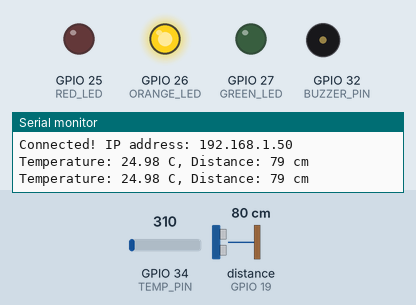
Recording of a sketch running on a simulated ESP32. Shown: output pins drawn as LEDs (lit = HIGH), buzzer (waves = sounding, pin HIGH), the last lines printed to the serial monitor. Wiring (inferred from the names in the program): ultrasonic range finder: trigger GPIO 18; echo GPIO 19. Inputs (shaded band) come from the test bench; at power-on: distance to the obstacle (sensor on GPIO 19) 80 cm, GPIO 34 (TEMP_PIN) = 310. The echo pulse lasts 58.3 µs per cm; WiFi joins after 1.5 s; servers stay silent unless stated; uploads are accepted with an empty reply; pins used as bus, display or sensor lines are not drawn.

Above: at 3.2 s.
3.3 s: distance to the obstacle (sensor on GPIO 19) set to 54 cm
5.2 s: distance to the obstacle (sensor on GPIO 19) set to 47 cm
At 7.1 s:
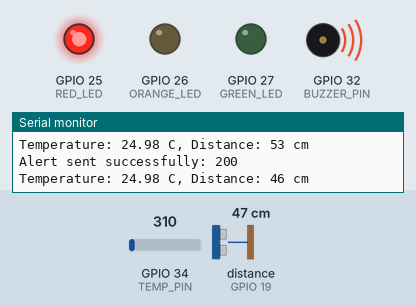
7.5 s: distance to the obstacle (sensor on GPIO 19) set to 120 cm
At 9.4 s:
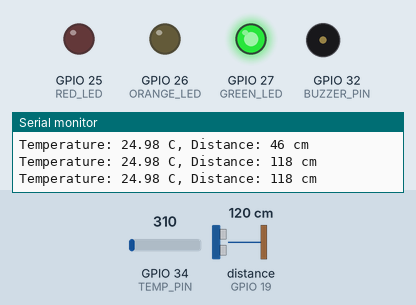
9.7 s: distance to the obstacle (sensor on GPIO 19) set to 107 cm
11.4 s: distance to the obstacle (sensor on GPIO 19) set to 98 cm
At 13.5 s:
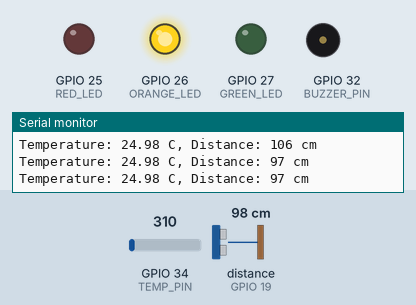
15.5 s: distance to the obstacle (sensor on GPIO 19) set to 2 cm
At 17.7 s:
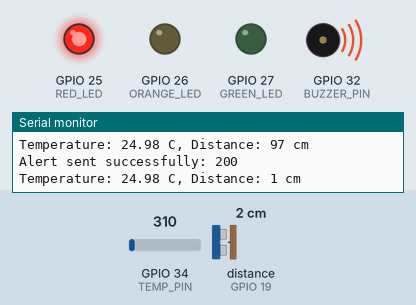
Timing chart, 0 to 19.0 s (numbered marks = the images above; inputs shaded):
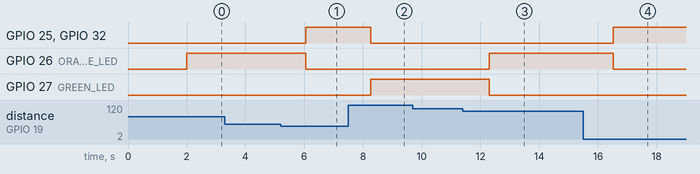

Measured:
- the behaviour switches between 52 and 51 cm on distance to the obstacle (sensor on GPIO 19) (found by bisection; images 0 and 1)
- the behaviour switches between 102 and 101 cm on distance to the obstacle (sensor on GPIO 19) (found by bisection; images 2 and 3)
- after the input at 5.2 s, GPIO 25 (RED_LED), GPIO 32 (BUZZER_PIN): LOW → HIGH after 0.85 s; GPIO 26 (ORANGE_LED): HIGH → LOW after 0.85 s
- after the input at 7.5 s, GPIO 25 (RED_LED), GPIO 32 (BUZZER_PIN): HIGH → LOW after 0.77 s; GPIO 27 (GREEN_LED): LOW → HIGH after 0.77 s
- after the input at 11.4 s, GPIO 26 (ORANGE_LED): LOW → HIGH after 0.90 s; GPIO 27 (GREEN_LED): HIGH → LOW after 0.90 s
- after the input at 15.5 s, GPIO 25 (RED_LED), GPIO 32 (BUZZER_PIN): LOW → HIGH after 1.0 s; GPIO 26 (ORANGE_LED): HIGH → LOW after 1.0 s

The sketch:

monitoring.ino
```cpp
#include <WiFi.h>
#include <HTTPClient.h>

// Twilio credentials for sending SMS alerts
const char* twilioSID = "SID";                // Twilio Account SID
const char* twilioAuthToken = "AuthToken";    // Twilio Auth Token
const char* twilioPhoneNumber = "Number";    // Twilio phone number (sender)
const char* alertRecipient = "Number";       // Phone number to receive alerts

// Pin Definitions
#define TRIG_PIN 18          // Trigger pin for ultrasonic sensor
#define ECHO_PIN 19          // Echo pin for ultrasonic sensor
#define TEMP_PIN 34          // Analog pin for temperature sensor
#define RED_LED 25           // Red LED pin
#define ORANGE_LED 26        // Orange LED pin
#define GREEN_LED 27         // Green LED pin
#define BUZZER_PIN 32        // Buzzer pin

// Wi-Fi credentials
const char* ssid = "SSID";                  // Wi-Fi SSID (network name)
const char* password = "Password";          // Wi-Fi password

// Backend Server URL for logging data
const char* serverURL = "http://<server_url>:3001/data";  // Replace <server_url> with your backend's IP or hostname

// Variables for sensor data and states
long distance;              // Distance measured by ultrasonic sensor
float temperature;          // Temperature measured by temperature sensor
bool floodWarning = false;  // Indicates if flood conditions are met
bool alertSent = false;     // Prevents multiple alerts for the same flood event

// Logging interval for backend (15 seconds)
unsigned long lastDataSend = 0;
unsigned long dataSendInterval = 15000;

void setup() {
  // Initialize GPIO pins for sensors, LEDs, and buzzer
  pinMode(TRIG_PIN, OUTPUT);
  pinMode(ECHO_PIN, INPUT);
  pinMode(RED_LED, OUTPUT);
  pinMode(ORANGE_LED, OUTPUT);
  pinMode(GREEN_LED, OUTPUT);
  pinMode(BUZZER_PIN, OUTPUT);

  // Start Serial Monitor for debugging
  Serial.begin(9600);

  // Connect to Wi-Fi
  WiFi.begin(ssid, password);
  int attemptCount = 0;
  while (WiFi.status() != WL_CONNECTED && attemptCount < 5) {  // Retry up to 5 times
    delay(1000);
    Serial.println("WiFi Connecting...");
    attemptCount++;
  }

  // Check connection status
  if (WiFi.status() == WL_CONNECTED) {
    Serial.print("Connected! IP address: ");
    Serial.println(WiFi.localIP());
  } else {
    Serial.println("WiFi Connection Failed!");
  }
}

void loop() {
  // Measure distance and temperature
  distance = measureDistance();
  temperature = measureTemperature();

  // Update LEDs and buzzer based on current conditions
  updateIndicators();

  // Log data to the backend server at specified intervals
  if (millis() - lastDataSend > dataSendInterval) {
    logDataToMongoDB();
    lastDataSend = millis();
  }

  // Print data to Serial Monitor for debugging
  Serial.print("Temperature: ");
  Serial.print(temperature);
  Serial.print(" C, Distance: ");
  Serial.print(distance);
  Serial.println(" cm");

  delay(1000); // Delay for 1 second to prevent excessive looping
}

long measureDistance() {
  // Trigger the ultrasonic sensor to send a pulse
  digitalWrite(TRIG_PIN, LOW);
  delayMicroseconds(2);
  digitalWrite(TRIG_PIN, HIGH);
  delayMicroseconds(10);
  digitalWrite(TRIG_PIN, LOW);

  // Measure the duration of the pulse
  long duration = pulseIn(ECHO_PIN, HIGH);

  // Calculate distance in cm (speed of sound = 0.034 cm/µs)
  return duration * 0.034 / 2;
}

float measureTemperature() {
  // Read analog value from temperature sensor
  int rawValue = analogRead(TEMP_PIN);

  // Convert raw value to temperature in Celsius
  return (rawValue * (3.3 / 4095.0) * 100);  // Assuming LM35 with 3.3V reference
}

void updateIndicators() {
  // Update LEDs and buzzer based on distance thresholds
  if (distance > 100) {
    floodWarning = false;    // No flood risk
    alertSent = false;       // Reset alert flag when conditions normalize
    digitalWrite(GREEN_LED, HIGH);
    digitalWrite(ORANGE_LED, LOW);
    digitalWrite(RED_LED, LOW);
    digitalWrite(BUZZER_PIN, LOW);
  } else if (distance > 50) {
    floodWarning = false;    // Moderate flood risk
    digitalWrite(GREEN_LED, LOW);
    digitalWrite(ORANGE_LED, HIGH);
    digitalWrite(RED_LED, LOW);
    digitalWrite(BUZZER_PIN, LOW);
  } else {
    floodWarning = true;     // Severe flood risk
    digitalWrite(GREEN_LED, LOW);
    digitalWrite(ORANGE_LED, LOW);
    digitalWrite(RED_LED, HIGH);
    digitalWrite(BUZZER_PIN, HIGH);

    // Send flood alert if not already sent
    if (!alertSent) {
      sendFloodAlert();
      alertSent = true;
    }
  }
}

void logDataToMongoDB() {
  if (WiFi.status() == WL_CONNECTED) {
    HTTPClient http;

    // Connect to the backend server
    http.begin(serverURL);
    http.addHeader("Content-Type", "application/json");

    // Create JSON payload
    String jsonPayload = "{";
    jsonPayload += "\"temperature\": " + String(temperature) + ",";
    jsonPayload += "\"distance\": " + String(distance) + ",";
    jsonPayload += "\"floodWarning\": " + String(floodWarning ? "true" : "false");
    jsonPayload += "}";

    // Send POST request to the server
    int httpResponseCode = http.POST(jsonPayload);

    if (httpResponseCode > 0) {
      Serial.println("Data logged successfully: " + String(httpResponseCode));
    } else {
      Serial.println("Error sending data: " + String(http.errorToString(httpResponseCode).c_str()));
    }

    http.end();
  } else {
    Serial.println("WiFi not connected!");
  }
}

void sendFloodAlert() {
  if (WiFi.status() == WL_CONNECTED) {
    HTTPClient http;

    // Twilio API URL
    String twilioURL = "https://api.twilio.com/2010-04-01/Accounts/" + String(twilioSID) + "/Messages.json";
    http.begin(twilioURL);
    http.setAuthorization(twilioSID, twilioAuthToken);
    http.addHeader("Content-Type", "application/x-www-form-urlencoded");

    // Create payload for SMS alert
    String payload = "To=" + String(alertRecipient) + "&From=" + String(twilioPhoneNumber) +
                     "&Body=Flood Warning! Distance: " + String(distance) + " cm, Temp: " + String(temperature) + "°C.";

    // Send POST request to Twilio
    int httpResponseCode = http.POST(payload);

    if (httpResponseCode > 0) {
      Serial.println("Alert sent successfully: " + String(httpResponseCode));
    } else {
      Serial.println("Failed to send alert: " + String(http.errorToString(httpResponseCode).c_str()));
    }

    http.end();
  } else {
    Serial.println("WiFi not connected for alert!");
  }
}
```
